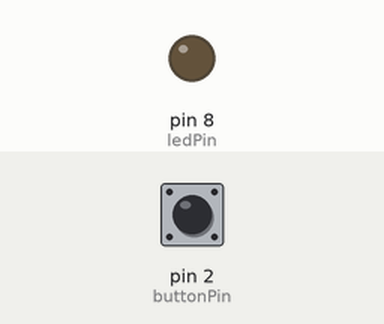
This sketch was run on a simulated Arduino Uno, built with avr-gcc and run on an emulated ATmega328P. Parts: output pins drawn as LEDs (lit = HIGH). Dashed ring = blinking. Inputs (shaded band) come from the test bench; at power-on: pin 2 (buttonPin) HIGH.

Above: at 0.1 s.
At 1.2 s:
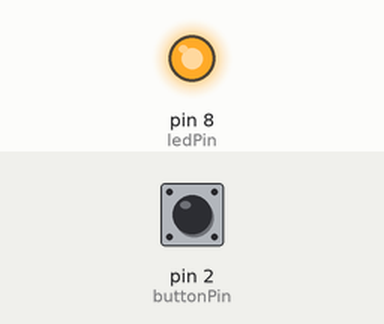
1.3 s: pin 2 (buttonPin) pulled LOW for 3.2 s
At 5.3 s:
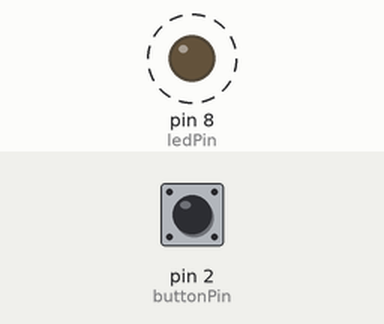
Timing chart, 0 to 12.0 s (numbered marks = the images above; inputs shaded):
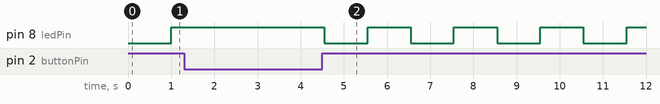

Measured:
- by itself, pin 8 (ledPin): alternates HIGH for 1.0 s and LOW for 1.0 s

The sketch:

LED_Blink_PushButton.ino
```cpp
const int ledPin = 8;
const int buttonPin = 2;

bool blinkMode = true;
unsigned long previousMillis = 0;
const long blinkInterval = 1000;
bool ledState = LOW;

int lastButtonReading = HIGH;
int buttonState = HIGH;
unsigned long lastDebounceTime = 0;
const long debounceDelay = 50;

void setup() {
  pinMode(ledPin, OUTPUT);
  pinMode(buttonPin, INPUT_PULLUP);
  Serial.begin(9600);
}

void loop() {
  int reading = digitalRead(buttonPin);

  if (reading != lastButtonReading) {
    lastDebounceTime = millis();
  }

  if ((millis() - lastDebounceTime) > debounceDelay) {
    if (reading != buttonState) {
      buttonState = reading;
    }
  }
  lastButtonReading = reading;

  if (buttonState == LOW) {
    digitalWrite(ledPin, HIGH);
  } else {
    unsigned long currentMillis = millis();
    if (currentMillis - previousMillis >= blinkInterval) {
      previousMillis = currentMillis;
      ledState = !ledState;
      digitalWrite(ledPin, ledState);
    }
  }
}
```
